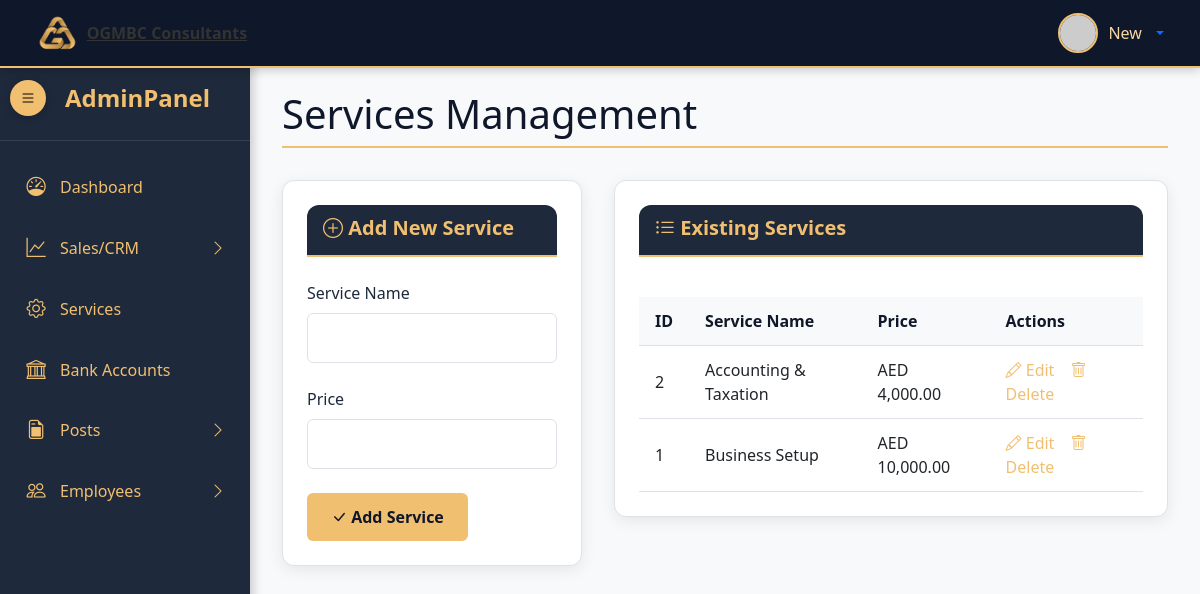
Page /admin/categories.php (signed in) on the earlier database version.
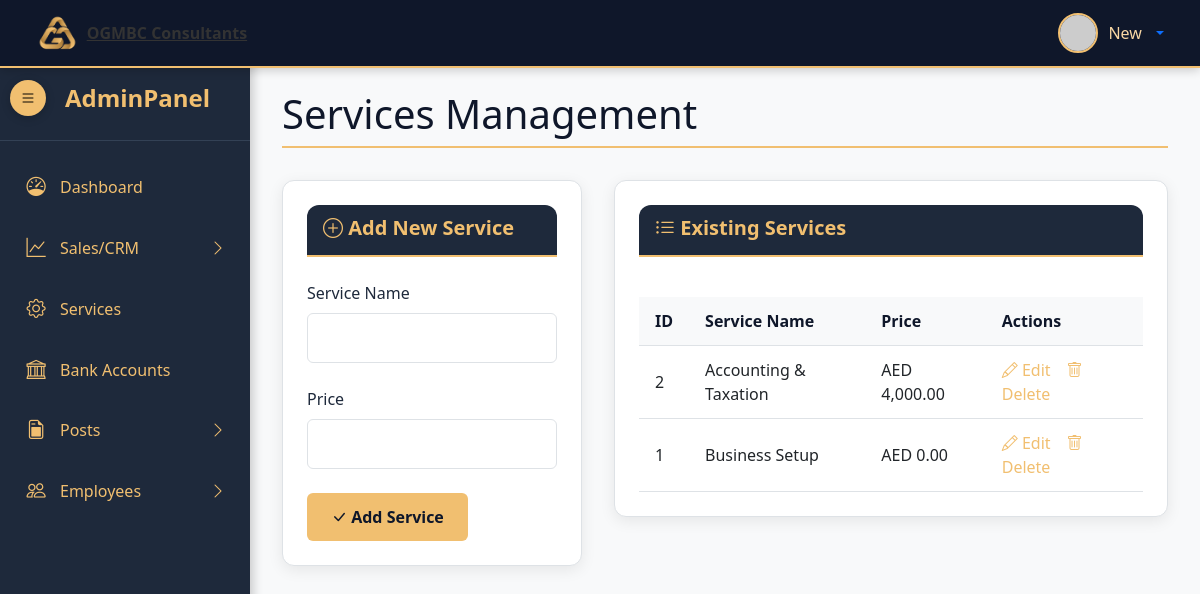
Same page on the later database version.
### tables this page shows
CREATE TABLE `categories` (
  `cat_id` int(11) NOT NULL,
  `cat_title` varchar(255) NOT NULL,
  `cat_price` decimal(10,2) DEFAULT 0.00
);

### admin/functions.php (the view, shortened to what this page needs)
<?php
function findAllCategories() {
    global $connection;
    $query = "SELECT * FROM categories ORDER BY cat_id DESC";
    $select_all_categories_query = mysqli_query($connection, $query);
    while($row = mysqli_fetch_assoc($select_all_categories_query)) {
        $cat_id = $row['cat_id'];
        $cat_title = $row['cat_title'];
        $cat_price = isset($row['cat_price']) ? number_format($row['cat_price'], 2) : '0.00';
        echo "<tr>";
        echo "<td>{$cat_id}</td>";
        echo "<td>{$cat_title}</td>";
        echo "<td>AED " . $cat_price . "</td>";
        echo "<td class='action-links'>";
        echo "<a href='categories.php?edit={$cat_id}'><i class='bi bi-pencil'></i> Edit</a>";
        echo "<a href='' data-bs-toggle='modal' data-bs-target='#confirmDeleteModalCategory' data-id='{$cat_id}' data-name='{$cat_title}' onclick='setDeleteId({$cat_id}, \"{$cat_title}\")'><i class='bi bi-trash'></i> Delete</a>";
        echo "</td>";
        echo "</tr>";
    }
}
?>

### admin/includes/header.php (shortened to what this page needs)
<?php
include '../includes/database.php';
include 'functions.php';
?>
<!DOCTYPE html>
<html lang="en">
<head>
    <link href="https://cdn.jsdelivr.net/npm/bootstrap@5.3.0/dist/css/bootstrap.min.css" rel="stylesheet">
    <link rel="stylesheet" href="https://cdn.jsdelivr.net/npm/bootstrap-icons@1.10.0/font/bootstrap-icons.css">
    <link rel="stylesheet" href="resources/style.css">
</head>
<body>

### admin/includes/nav.php (shortened to what this page needs)
<nav class="navbar top-navbar fixed-top">
    <div class="container-fluid">
        <a class="brand d-flex align-items-center" href="../index.php">
            <img src="../resources/img/logo.png" alt="OGM Consultants Logo" class="logo-img me-2" />
            <span style="text-decoration: none;">OGMBC Consultants</span>
        </a>
        <div class="user-profile">
            <div class="dropdown">
                <a href="#" class="d-flex align-items-center text-decoration-none dropdown-toggle" id="dropdownUser" data-bs-toggle="dropdown" aria-expanded="false">
                    <img src="<?php
                        if (!empty($_SESSION['user_image']) && file_exists('./uploads/profiles/' . $_SESSION['user_image'])) {
                            echo '../uploads/profiles/' . htmlspecialchars($_SESSION['user_image']);
                        } else {
                            $name = !empty($_SESSION['first_name']) ? $_SESSION['first_name'] : $_SESSION['username'];
                            echo 'https://ui-avatars.com/api/?name=' . urlencode($name) . '&background=f1bf70&color=0f172a&bold=true';
                        }
                    ?>"
                    alt="User" class="user-img"
                    onerror="this.src='https://ui-avatars.com/api/?name=User&background=f1bf70&color=0f172a&bold=true'">
                    <span class="user-name">
                        <?php
                        echo !empty($_SESSION['first_name']) ? htmlspecialchars($_SESSION['first_name']) : htmlspecialchars($_SESSION['username']);
                        ?>
                    </span>
                </a>
            </div>
        </div>
    </div>
</nav>

### admin/includes/sidebar.php (shortened to what this page needs)
<button class="sidebar-toggle" id="sidebarToggle">
    <i class="bi bi-list"></i>
</button>
<div class="sidebar" id="sidebar">
    <div class="logo-container">
        <div class="logo">
            <span class="logo-text">AdminPanel</span>
        </div>
    </div>
    <ul class="nav flex-column">
        <li class="nav-item">
            <a class="nav-link" href="dashboard.php" data-menu="services">
                <i class="bi bi-speedometer nav-icon"></i>
                <span class="nav-text">Dashboard</span>
            </a>
        </li>
        <li class="nav-item">
            <a class="nav-link menu-toggle-btn" href="#" data-menu="sales">
                <i class="bi bi-graph-up nav-icon"></i>
                <span class="nav-text">Sales/CRM</span>
                <i class="bi bi-chevron-right menu-toggle"></i>
            </a>
        </li>
        <li class="nav-item">
            <a class="nav-link" href="categories.php" data-menu="services">
                <i class="bi bi-gear nav-icon"></i>
                <span class="nav-text">Services</span>
            </a>
        </li>
        <li class="nav-item">
            <a class="nav-link" href="bank_accounts.php" data-menu="bank-accounts">
                <i class="bi bi-bank nav-icon"></i>
                <span class="nav-text">Bank Accounts</span>
            </a>
        </li>
        <li class="nav-item">
            <a class="nav-link menu-toggle-btn" href="#" data-menu="posts">
                <i class="bi bi-file-earmark-post nav-icon"></i>
                <span class="nav-text">Posts</span>
                <i class="bi bi-chevron-right menu-toggle"></i>
            </a>
        </li>
        <li class="nav-item">
            <a class="nav-link menu-toggle-btn" href="#" data-menu="users">
                <i class="bi bi-people nav-icon"></i>
                <span class="nav-text">Employees</span>
                <i class="bi bi-chevron-right menu-toggle"></i>
            </a>
        </li>
    </ul>
</div>

### admin/categories.php (shortened to what this page needs)
<?php
include 'includes/header.php';
include 'includes/nav.php';
include 'includes/sidebar.php'
?>
    <div class="main-content" id="mainContent">
        <div class="container-fluid">
           <h1 class="page-title">Services Management</h1>
        <div class="content-wrapper">
            <div class="form-section">
                <div class="card">
                    <div class="card-header">
                        <i class="bi bi-plus-circle"></i> Add New Service
                    </div>
                    <form action="" method="post">
                        <div class="form-group">
                            <label for="cat_title">Service Name</label>
                            <input type="text" id="cat_title" name="cat_title" class="form-control" required>
                        </div>
                        <div class="form-group">
                            <label for="cat_price">Price</label>
                            <input type="number" step="0.01" id="cat_price" name="cat_price" class="form-control" required>
                        </div>
                        <button type="submit" name="submit" class="btn">
                            <i class="bi bi-check-lg"></i> Add Service
                        </button>
                    </form>
                </div>
            </div>
            <div class="table-section">
                <div class="card">
                    <div class="card-header">
                        <i class="bi bi-list-ul"></i> Existing Services
                    </div>
                    <table>
                        <thead>
                            <tr>
                                <th>ID</th>
                                <th>Service Name</th>
                                <th>Price</th>
                                <th>Actions</th>
                            </tr>
                        </thead>
                        <tbody>
                            <?php
                            findAllCategories();
                            ?>
                        </tbody>
                    </table>
                </div>
            </div>
        </div>
        </div>
    </div>
<?php
include 'includes/footer.php'
?>

### admin/includes/footer.php (shortened to what this page needs)
</body>
</html>

### admin/resources/style.css (style rules this page uses)
:root { --dark-blue: #0f172a; --medium-blue: #1e293b; --light-blue: #334155; --gold: #f1bf70; --light-gold: #f8d7a4; --text: #333333; --muted: #666666; --light-bg: #f8f9fa; --border: #dee2e6; }
body { background-color: #f8f9fa; color: #333; font-family: 'Segoe UI', Tahoma, Geneva, Verdana, sans-serif; overflow-x: hidden; margin: 0; padding: 0; }
.top-navbar { background-color: var(--dark-blue); color: var(--text); padding: 0.8rem 1.5rem; border-bottom: 2px solid var(--gold); box-shadow: 0 2px 10px rgba(0, 0, 0, 0.2); position: fixed; top: 0; left: 0; right: 0; z-index: 1000; display: flex; justify-content: space-between; align-items: center; }
.user-profile { display: flex; align-items: center; }
.user-img { width: 40px; height: 40px; border-radius: 50%; border: 2px solid var(--gold); object-fit: cover; }
.user-name { margin: 0 10px; color: var(--light-gold); font-weight: 500; }
.sidebar { background-color: var(--medium-blue); color: var(--text); width: 250px; height: 100vh; position: fixed; left: 0; top: 0; padding-top: 70px; transition: all 0.3s ease; z-index: 900; box-shadow: 3px 0 10px rgba(0, 0, 0, 0.2); overflow-y: auto; }
.brand { display: flex; align-items: center; font-weight: 800; color: var(--secondary); }
.logo-container { padding: 0 1rem 1.5rem; border-bottom: 1px solid var(--light-blue); margin-bottom: 1rem; }
.logo { color: var(--gold); font-weight: 700; font-size: 1.5rem; display: flex; align-items: center; justify-content: center; transition: all 0.3s; margin-top: 10px; margin-left: 25px; }
.logo-img { height: 40px; width: auto; display: inline-block; }
.nav-link { color: var(--gold); padding: 0.8rem 1rem; border-radius: 5px; margin: 0.2rem 0.5rem; display: flex; align-items: center; transition: all 0.2s; text-decoration: none; }
.nav-icon { margin-right: 12px; font-size: 1.2rem; min-width: 24px; text-align: center; }
.main-content { margin-left: 250px; padding: 20px; transition: all 0.3s ease; padding-top: 90px; min-height: 100vh; }
.sidebar-toggle { position: fixed; left: 10px; top: 80px; z-index: 1100; background: var(--gold); border: none; border-radius: 50%; width: 36px; height: 36px; display: flex; align-items: center; justify-content: center; cursor: pointer; box-shadow: 0 2px 10px rgba(0, 0, 0, 0.2); transition: all 0.3s; }
.card { border: none; border-radius: 12px; box-shadow: 0 4px 15px rgba(0, 0, 0, 0.08); transition: transform 0.2s; background: white; border: 1px solid var(--border); padding: 1.5rem; }
.card-header { background-color: var(--medium-blue); color: var(--gold); border-bottom: 2px solid var(--gold); font-weight: 600; font-size: 1.25rem; margin-bottom: 1.5rem; padding-bottom: 0.75rem; }
.menu-toggle { transition: transform 0.3s ease; margin-left: auto; }
.page-title { color: var(--dark-blue); margin-bottom: 2rem; padding-bottom: 0.5rem; border-bottom: 2px solid var(--gold); }
.content-wrapper { display: flex; gap: 2rem; flex-wrap: wrap; }
.form-section { flex: 1; min-width: 300px; }
.table-section { flex: 2; min-width: 500px; }
.form-group { margin-bottom: 1.5rem; }
.form-group label { display: block; margin-bottom: 0.5rem; color: var(--medium-blue); font-weight: 500; }
.form-control { width: 100%; padding: 0.75rem 1rem; background: white; border: 1px solid var(--border); border-radius: 6px; color: var(--text); font-size: 1rem; transition: all 0.3s; }
.btn { padding: 0.75rem 1.5rem; background: var(--gold); color: var(--dark-blue); border: none; border-radius: 6px; font-size: 1rem; font-weight: 600; cursor: pointer; transition: all 0.3s; }
table { width: 100%; border-collapse: collapse; margin-top: 1rem; }
th, td { padding: 0.75rem 1rem; text-align: left; border-bottom: 1px solid var(--border); }
th { background-color: var(--light-bg); color: var(--dark-blue); font-weight: 600; }
.action-links a { color: var(--gold); text-decoration: none; margin-right: 1rem; transition: color 0.3s; }
.card-header { border-radius: 12px 12px 0 0 !important; }

Differences in the rows shown:
changed categories "Business Setup": cat_price "10,000.00" → "0.00"
